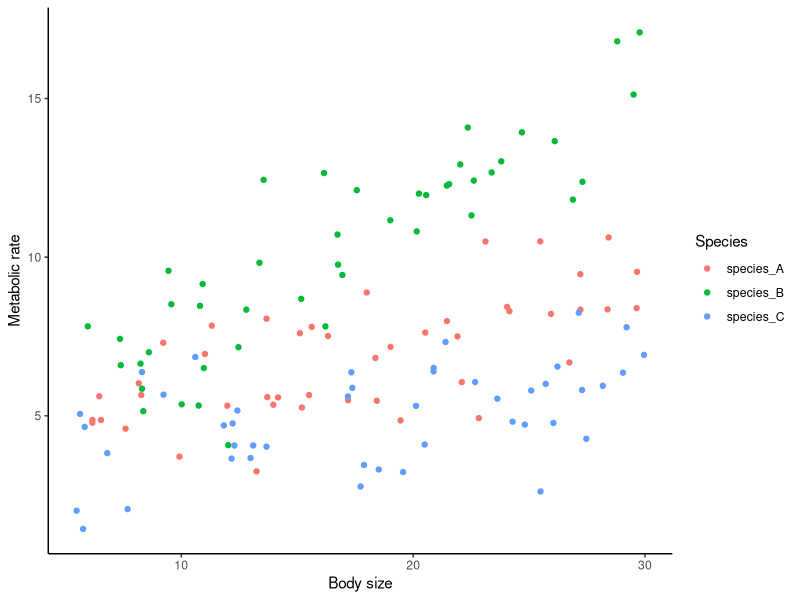
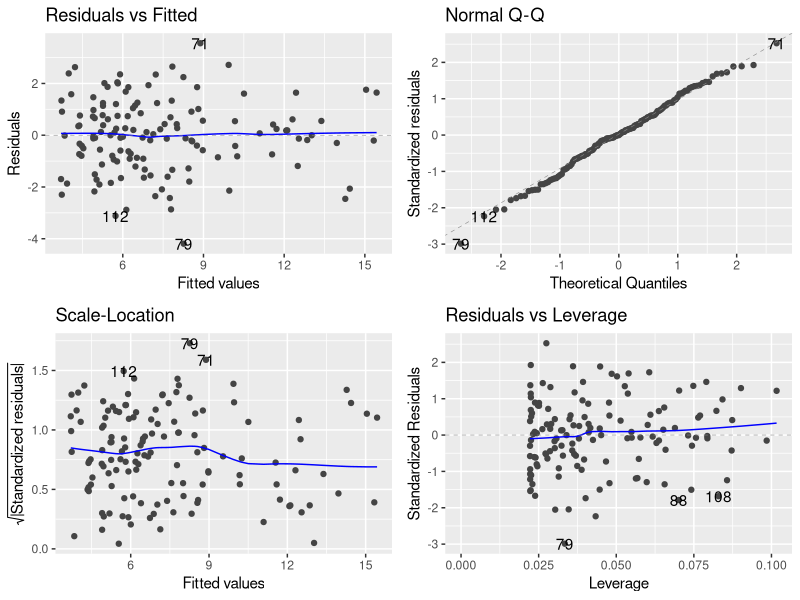
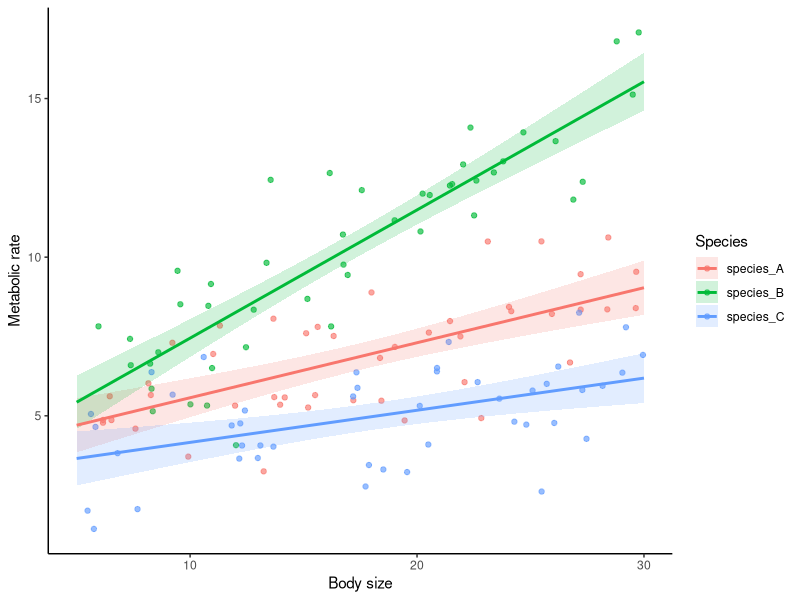
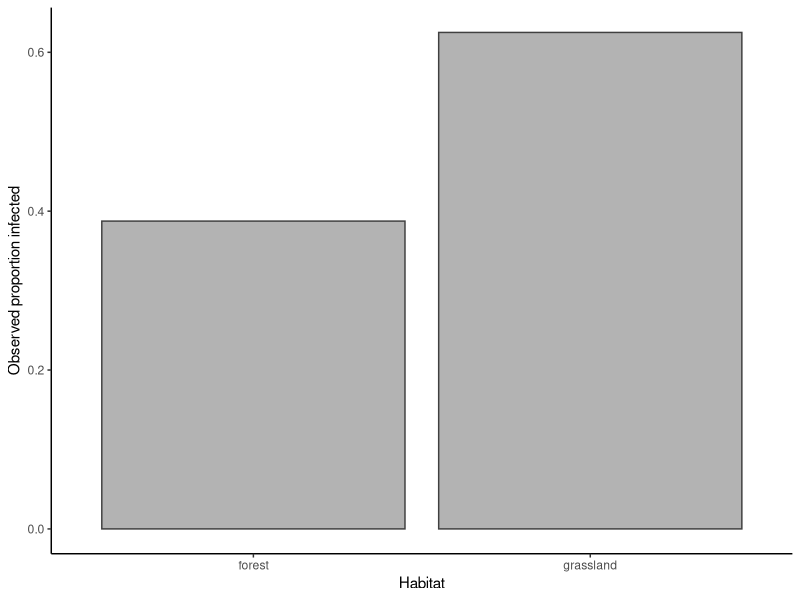
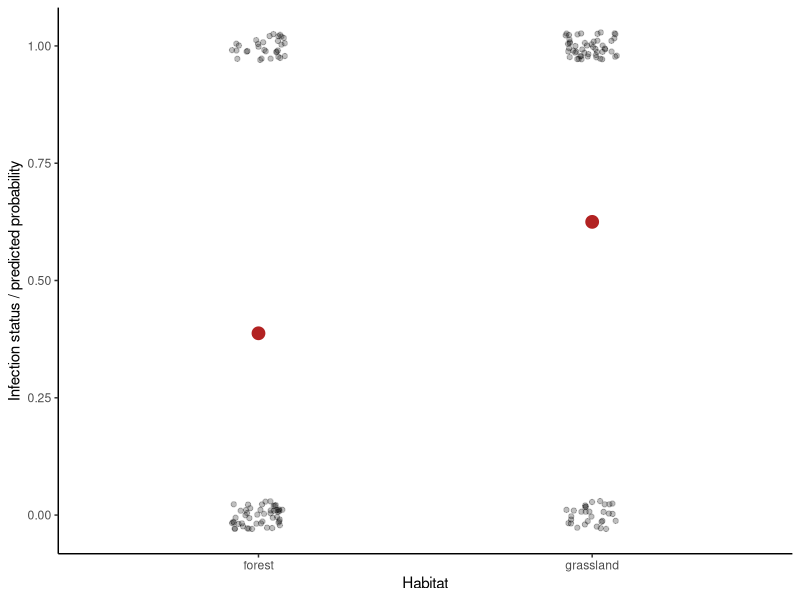
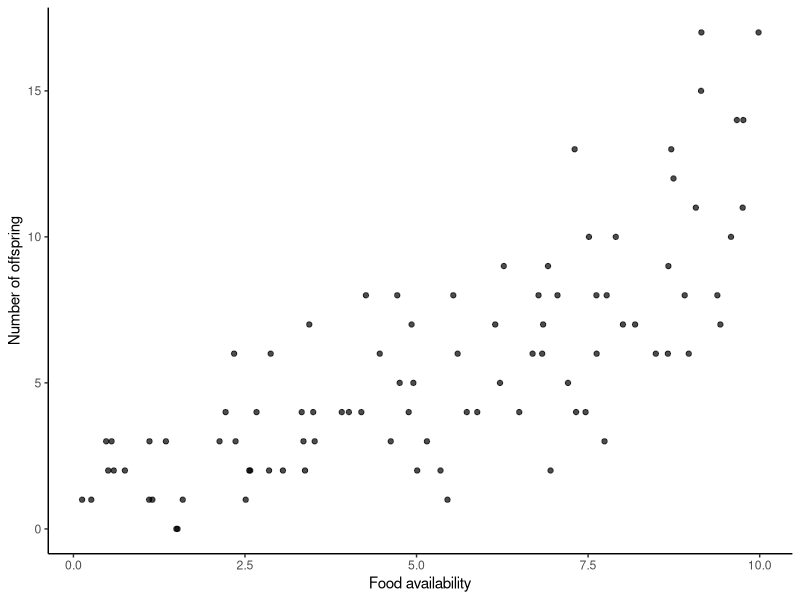
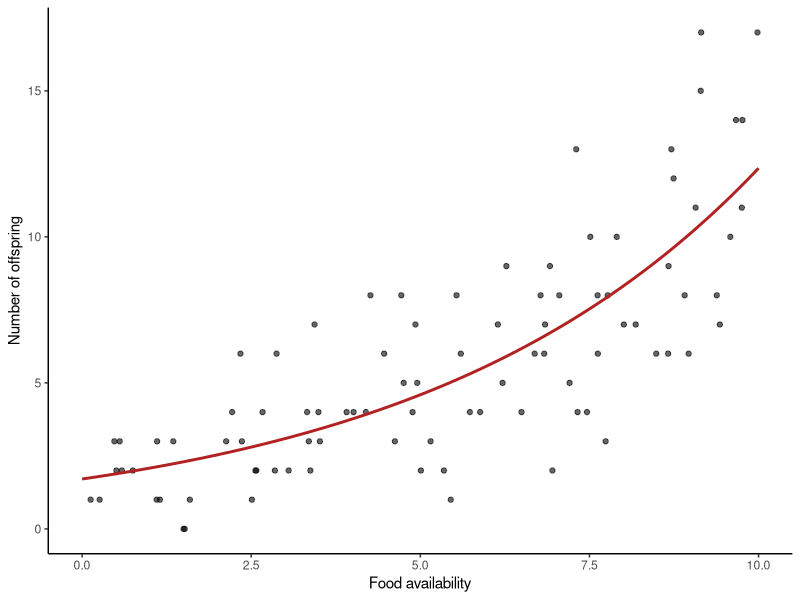

These figures' R source, in order:
## ---- chunk 1
set.seed(12026)

library(ggplot2)
library(ggfortify)
## ---- chunk 2
n_per_species <- 45

metabolism <- data.frame(
  species = rep(c("species_A", "species_B", "species_C"), each = n_per_species),
  body_size = c(
    runif(n_per_species, 5, 30),
    runif(n_per_species, 5, 30),
    runif(n_per_species, 5, 30)
  )
)

metabolism$metabolic_rate <- with(
  metabolism,
  3 +
    0.22 * body_size +
    ifelse(species == "species_B", 1.3, 0) +
    ifelse(species == "species_C", -0.7, 0) +
    ifelse(species == "species_B", 0.14 * body_size, 0) +
    ifelse(species == "species_C", -0.08 * body_size, 0) +
    rnorm(nrow(metabolism), mean = 0, sd = 1.4)
)

head(metabolism)
## ---- chunk 3
ggplot(metabolism, aes(body_size, metabolic_rate, colour = species)) +
  geom_point() +
  labs(
    x = "Body size",
    y = "Metabolic rate",
    colour = "Species"
  ) +
  theme_classic()
## ---- chunk 4
m_metabolism <- lm(metabolic_rate ~ species * body_size, data = metabolism)
## ---- chunk 5
autoplot(m_metabolism)
## ---- chunk 6
summary(m_metabolism)
## ---- chunk 7
anova(m_metabolism)
## ---- chunk 8
df.residual(m_metabolism)
## ---- chunk 9
nrow(metabolism)
length(coef(m_metabolism))
nrow(metabolism) - length(coef(m_metabolism))
## ---- chunk 10
new_metabolism <- expand.grid(
  species = c("species_A", "species_B", "species_C"),
  body_size = seq(5, 30, length.out = 100)
)

pred_metabolism <- predict(
  m_metabolism,
  newdata = new_metabolism,
  interval = "confidence"
)

plot_metabolism <- cbind(new_metabolism, pred_metabolism)

head(plot_metabolism)
## ---- chunk 11
ggplot(metabolism, aes(body_size, metabolic_rate, colour = species)) +
  geom_point(alpha = 0.65) +
  geom_ribbon(
    data = plot_metabolism,
    aes(x = body_size, ymin = lwr, ymax = upr, fill = species),
    alpha = 0.18,
    colour = NA,
    inherit.aes = FALSE
  ) +
  geom_line(data = plot_metabolism, aes(y = fit), linewidth = 1) +
  labs(
    x = "Body size",
    y = "Metabolic rate",
    colour = "Species",
    fill = "Species"
  ) +
  theme_classic()
## ---- chunk 12
n_per_habitat <- 80

infection <- data.frame(
  habitat = rep(c("forest", "grassland"), each = n_per_habitat)
)

infection$p_infected <- ifelse(infection$habitat == "forest", 0.28, 0.55)
infection$infected <- rbinom(nrow(infection), size = 1, prob = infection$p_infected)

head(infection)
## ---- chunk 13
infection_summary <- aggregate(
  infected ~ habitat,
  data = infection,
  FUN = mean
)

ggplot(infection_summary, aes(habitat, infected)) +
  geom_col(fill = "grey70", colour = "grey25") +
  labs(
    x = "Habitat",
    y = "Observed proportion infected"
  ) +
  theme_classic()
## ---- chunk 14
m_infection <- glm(
  infected ~ habitat,
  family = binomial,
  data = infection
)
## ---- chunk 15
overdispersion_ratio <- deviance(m_infection) / df.residual(m_infection)
overdispersion_ratio
## ---- chunk 16
summary(m_infection)
## ---- chunk 17
new_infection <- data.frame(
  habitat = c("forest", "grassland")
)

new_infection$predicted_probability <- predict(
  m_infection,
  newdata = new_infection,
  type = "response"
)

new_infection
## ---- chunk 18
ggplot(infection, aes(habitat, infected)) +
  geom_jitter(width = 0.08, height = 0.03, alpha = 0.25) +
  geom_point(
    data = new_infection,
    aes(y = predicted_probability),
    size = 4,
    colour = "firebrick"
  ) +
  labs(
    x = "Habitat",
    y = "Infection status / predicted probability"
  ) +
  theme_classic()
## ---- chunk 19
n_count <- 90
offspring <- data.frame(
  food = runif(n_count, 0, 10)
)
offspring$expected_count <- exp(0.6 + 0.18 * offspring$food)
offspring$n_offspring <- rpois(n_count, lambda = offspring$expected_count)

head(offspring)
## ---- chunk 20
ggplot(offspring, aes(food, n_offspring)) +
  geom_point(alpha = 0.7) +
  labs(
    x = "Food availability",
    y = "Number of offspring"
  ) +
  theme_classic()
## ---- chunk 21
m_offspring <- glm(
  n_offspring ~ food,
  family = poisson,
  data = offspring
)
## ---- chunk 22
deviance(m_offspring) / df.residual(m_offspring)
## ---- chunk 23
summary(m_offspring)
## ---- chunk 24
new_offspring <- data.frame(
  food = seq(0, 10, length.out = 100)
)

new_offspring$predicted_count <- predict(
  m_offspring,
  newdata = new_offspring,
  type = "response"
)
## ---- chunk 25
ggplot(offspring, aes(food, n_offspring)) +
  geom_point(alpha = 0.6) +
  geom_line(
    data = new_offspring,
    aes(y = predicted_count),
    colour = "firebrick",
    linewidth = 1
  ) +
  labs(
    x = "Food availability",
    y = "Number of offspring"
  ) +
  theme_classic()
